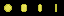

Below is a game level as drawn by its tile map, then a one-line description and the .tmx that defines it (tile-layer data replaced by summaries):
An orthogonal 4x1 tile map with 16x16 px tiles, 1 tile layer (Camada de Tiles 1).

<map version="1.0" tiledversion="1.1.5" orientation="orthogonal" renderorder="right-down" width="4" height="1" tilewidth="16" tileheight="16" infinite="0" nextobjectid="1">
 <tileset firstgid="1" source="JogoSus.tsx" />
 <layer name="Camada de Tiles 1" width="4" height="1">
  <data>[4 cells, 4 non-empty, 4 distinct tile ids]</data>
 </layer>
</map>
